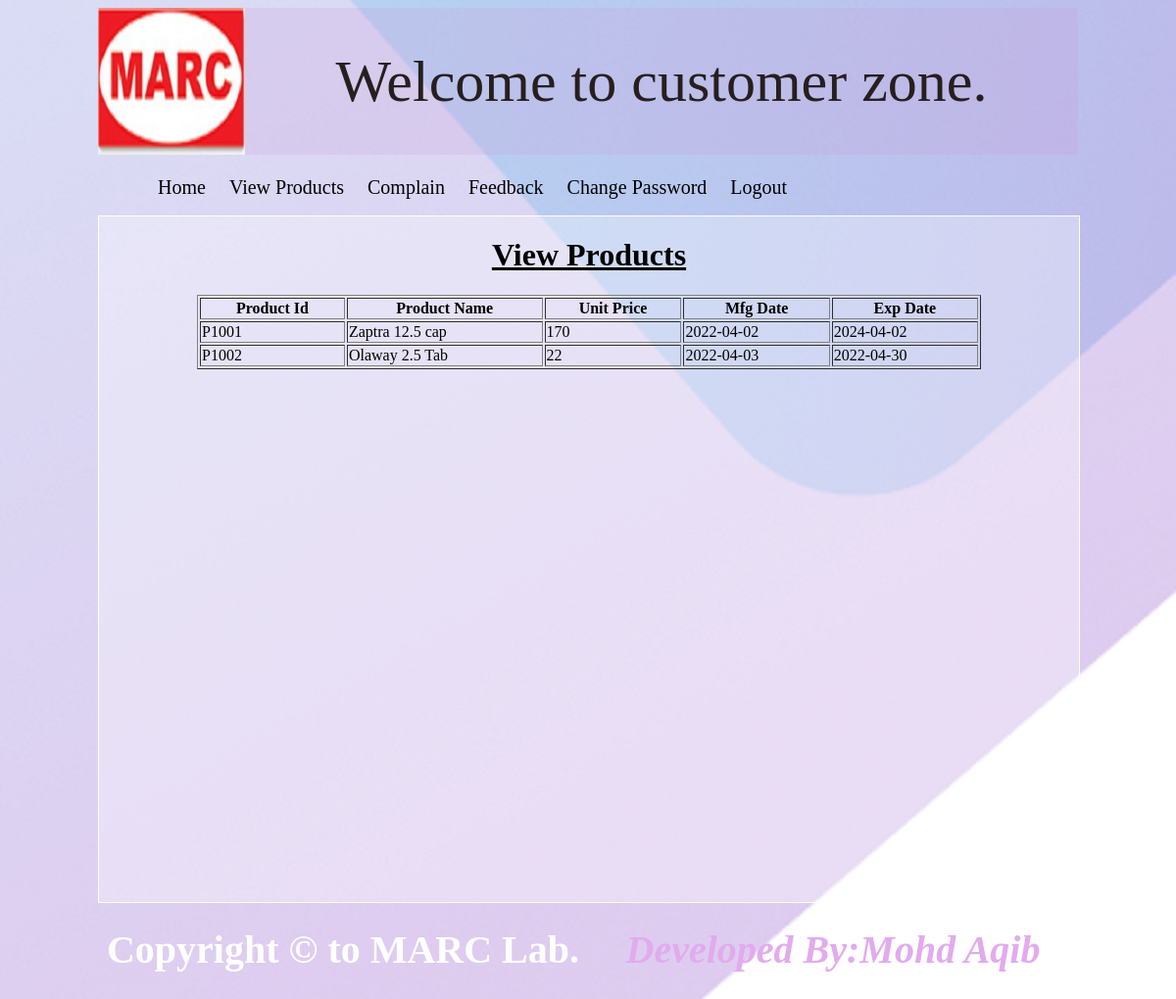
The page /custzone/viewproducts (signed in) on the database its author committed.
### adminzone/models.py (models this page shows)
class Product(models.Model):
    productid=models.CharField(max_length=10,primary_key=True)
    productname=models.CharField(max_length=50)
    unitprice=models.IntegerField()
    mfgdate=models.CharField(max_length=20)
    expdate=models.CharField(max_length=20)

### custzone/views.py (the view)
def viewproducts(request):
    try:
        if request.session['userid']:
            pr=Product.objects.all()
            return render(request,'viewproducts.html',{'pr':pr})
    except KeyError:
        return render(request,'login.html')

### custzone/templates/viewproducts.html
{% extends "custparent.html" %}
{% block body %}
<h1 style=" text-decoration: underline; color: black;text-align:center;">
    View Products
</h1>
<table border="1" style="width:80%;margin:0 auto;">
    <tr>
        <th>Product Id</th>
        <th>Product Name</th>
        <th>Unit Price</th>
        <th>Mfg Date</th>
        <th>Exp Date</th>
    </tr>
    {% for p in pr %}
        <tr>
            <td>{{p.productid}}</td>
            <td>{{p.productname}}</td>
            <td>{{p.unitprice}}</td>
            <td>{{p.mfgdate}}</td>
            <td>{{p.expdate}}</td>
        </tr>
    {% endfor %}
</table>
{% endblock body %}

### rows shown on the page
Product: productid "P1001", productname "Zaptra 12.5 cap", unitprice "170", mfgdate "2022-04-02", expdate "2024-04-02"
Product: productid "P1002", productname "Olaway 2.5 Tab", unitprice "22", mfgdate "2022-04-03", expdate "2022-04-30"
